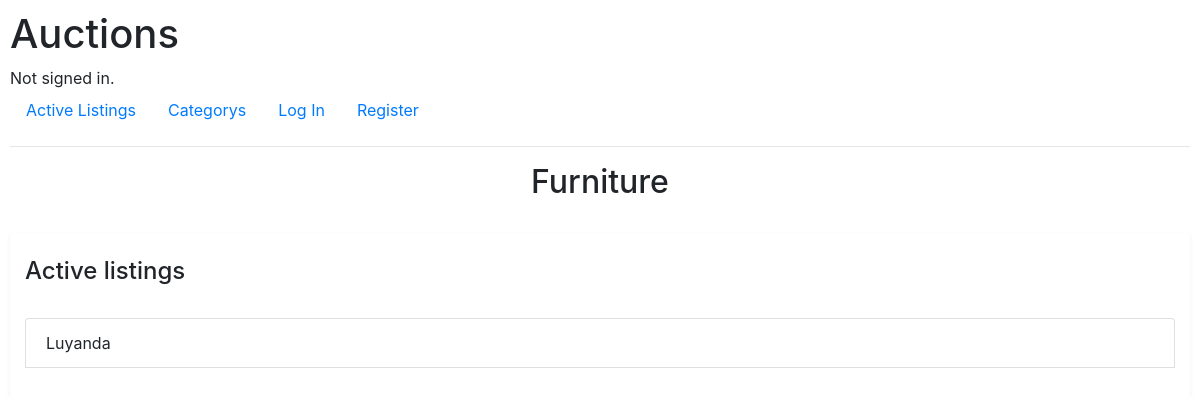
The page /Furniture/uinque_category on the database as committed earlier.
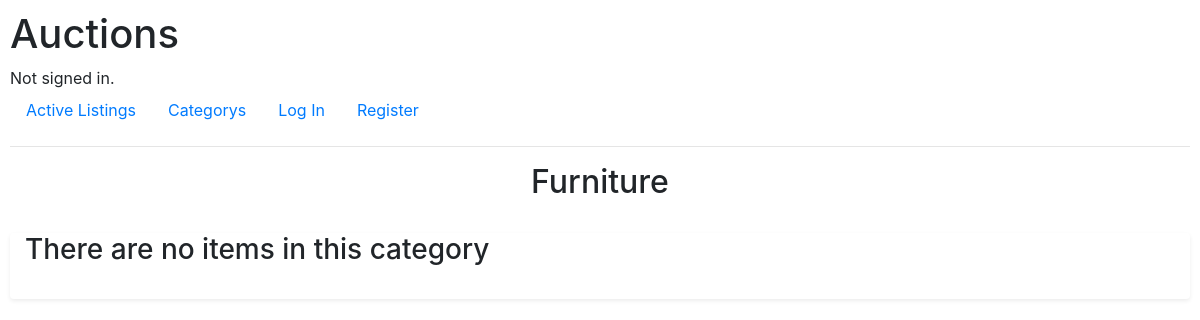
The same page on the database as committed later.
### auctions/models.py (models this page shows, shortened)
class Listings(models.Model):
    title = models.CharField(max_length=64)
    description = models.CharField(max_length=264)
    startingBid = models.IntegerField()
    watchlist = models.ManyToManyField(User, blank=True, related_name='watchlistItem')
    creater = models.ForeignKey(User, on_delete=models.CASCADE, related_name='created_listings', default=0)
    category = models.ForeignKey(category, on_delete=models.CASCADE, related_name="add_to_category", default="")

### auctions/views.py (the view)
# urls.py: path("<category_name>/uinque_category", views.unique_category, name="unique_category"),
def unique_category(request, category_name):
    current_category = category.objects.get(name=category_name)
    category_items = current_category.add_to_category.all()
    return render(request, "auctions/unique_category.html", {
        "categroy_items": category_items,
        "current_category":category_name
    })

### auctions/templates/auctions/unique_category.html
{% extends "auctions/layout.html" %}
{% block body %}
    <h2 class="text-center" >{{ current_category }}</h2>
    <br>
    <div class="container-fluid rounded shadow-sm">
        {% if categroy_items%}
            <br>
            <h4>Active listings </h4>
            <br>
            {% for item in categroy_items %}
                <ul class="list-group">
                    <li class="list-group-item">{{ item.title }}</li>
                    <br>
                </ul>
            {% endfor %}
        {% else %}
            <h3>There are no items in this category</h3>
        {% endif %}
        <br>
    </div>
{% endblock %}

Rows that differ between the two databases and show on the page:
removed Listings: title "Luyanda"
Other text that changed with them:
text no longer shown: "Active listings"
text now shown: "There are no items in this category"
